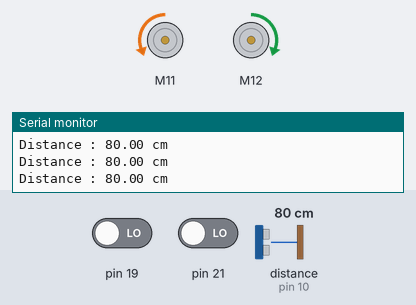
The program below on a simulated Arduino Mega 2560, built with avr-gcc and run on an emulated ATmega2560. Shown: 2 × DC motor (green arrow = forward, orange = backward, longer = faster), the last lines printed to the serial monitor. Inputs (shaded band) come from the test bench; at power-on: distance to the obstacle (sensor on pin 10) 80 cm, pin 19 LOW, pin 21 LOW.

Above: at 1.3 s.
1.4 s: distance to the obstacle (sensor on pin 10) set to 13 cm
2.9 s: distance to the obstacle (sensor on pin 10) set to 10 cm
At 4.1 s:
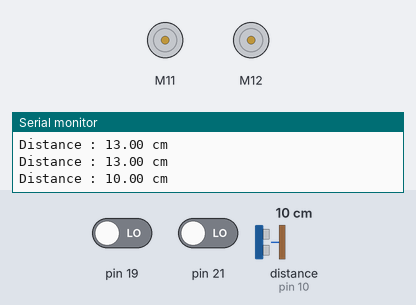
4.5 s: distance to the obstacle (sensor on pin 10) set to 18 cm
At 5.7 s:
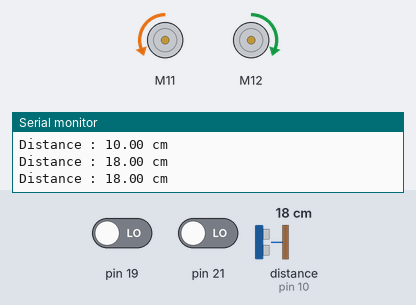
6.5 s: distance to the obstacle (sensor on pin 10) set to 2 cm
At 7.0 s:
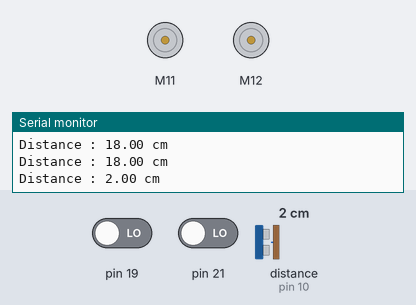
Timing chart, 0 to 9.0 s (numbered marks = the images above; inputs shaded):
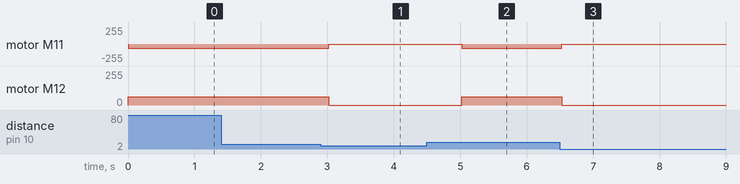

Measured:
- the behaviour switches between 12 and 11 cm on distance to the obstacle (sensor on pin 10) (found by bisection; images 0 and 1)
- after the input at 2.9 s, motor M11: backward 63/255 → stopped after 0.12 s; motor M12: forward 63/255 → stopped after 0.12 s
- after the input at 4.5 s, motor M11: stopped → backward 63/255 after 0.52 s; motor M12: stopped → forward 63/255 after 0.53 s
- after the input at 6.5 s, motor M11: backward 63/255 → stopped at once; motor M12: forward 63/255 → stopped at once

The program:

main.cpp
```cpp
#include <Arduino.h>
#include <MeAuriga.h>

#define DISTANCE_THRESHOLD 12

#define FORWARD 1
#define REVERSE 2
#define LEFT 3
#define RIGHT 4
#define STOP 5

MeUltrasonicSensor ultrasonic_10(10);

MeEncoderOnBoard Encoder_1(SLOT1);
MeEncoderOnBoard Encoder_2(SLOT2);

void isr_process_encoder1(void);
void isr_process_encoder2(void);

void moveDuration(float seconds);
void move(int direction, int speed);

void setup()
{

  Serial.begin(115200);

  // Set PWM 8 KHz
  TCCR1A = _BV(WGM10);
  TCCR1B = _BV(CS11) | _BV(WGM12);
  TCCR2A = _BV(WGM21) | _BV(WGM20);
  TCCR2B = _BV(CS21);

  attachInterrupt(Encoder_1.getIntNum(), isr_process_encoder1, RISING);
  attachInterrupt(Encoder_2.getIntNum(), isr_process_encoder2, RISING);
}

void loop()
{
  double distanceCm = ultrasonic_10.distanceCm();
  Serial.print("Distance : ");
  Serial.print(distanceCm);
  Serial.println(" cm");

  if (distanceCm < DISTANCE_THRESHOLD)
  {
    // Stop moving
    move(STOP, 0);
    moveDuration(2);
  }
  else
  {
    // FORWARD at 25% for 2 second
    move(FORWARD, 25 / 100.0 * 255);
    moveDuration(0.5);
  }
}

void isr_process_encoder1(void)
{
  if (digitalRead(Encoder_1.getPortB()) == 0)
  {
    Encoder_1.pulsePosMinus();
  }
  else
  {
    Encoder_1.pulsePosPlus();
  }
}

void isr_process_encoder2(void)
{
  if (digitalRead(Encoder_2.getPortB()) == 0)
  {
    Encoder_2.pulsePosMinus();
  }
  else
  {
    Encoder_2.pulsePosPlus();
  }
}

void move(int direction, int speed)
{
  int leftSpeed = 0;
  int rightSpeed = 0;
  if (direction == FORWARD)
  {
    leftSpeed = -speed;
    rightSpeed = speed;
  }
  else if (direction == REVERSE)
  {
    leftSpeed = speed;
    rightSpeed = -speed;
  }
  else if (direction == LEFT)
  {
    leftSpeed = -speed;
    rightSpeed = -speed;
  }
  else if (direction == RIGHT)
  {
    leftSpeed = speed;
    rightSpeed = speed;
  }
  else if (direction == STOP)
  {
    leftSpeed = 0;
    rightSpeed = 0;
  }
  Encoder_1.setTarPWM(leftSpeed);
  Encoder_2.setTarPWM(rightSpeed);
}

void moveDuration(float seconds)
{
  if (seconds < 0.0)
  {
    seconds = 0.0;
  }
  unsigned long endTime = millis() + seconds * 1000;
  while (millis() < endTime)
  {
    Encoder_1.loop();
    Encoder_2.loop();
  }
}
```
